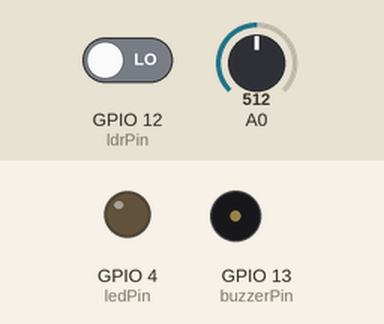
A sketch run on a simulated ESP8266 (NodeMCU). Shown: output pins drawn as LEDs (lit = HIGH), buzzer (waves = sounding). Dashed ring = blinking. The inputs (shaded band) are chosen by the test bench; at power-on: GPIO 12 (ldrPin) LOW, A0 = 512. WiFi joins after 1.5 s; servers stay silent unless stated; what the sketch prints to the serial monitor is not drawn.

Above: at 3.0 s.
3.1 s: GPIO 12 (ldrPin) driven HIGH
At 3.25 s:
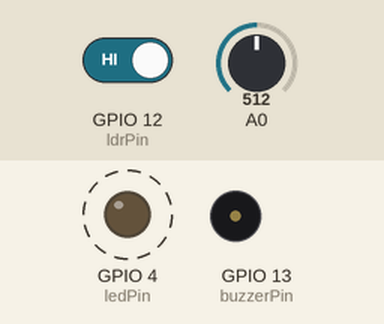
Timing chart, 0 to 12.1 s (numbered marks = the images above; inputs shaded):
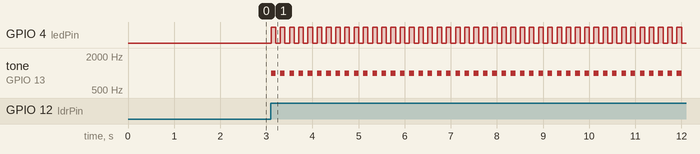

Measured:
- after the input at 3.1 s, GPIO 4 (ledPin): alternates HIGH for 0.10 s and LOW for 0.10 s, starting at once; tone on GPIO 13 (buzzerPin): alternates 1000 Hz for 0.10 s and silent for 0.10 s, starting at once

The sketch:

LaserSecurity_arduinoCode.ino
```cpp
#define BLYNK_PRINT Serial
#include <ESP8266WiFi.h>
#include <BlynkSimpleEsp8266.h>

char auth[] = "auth_key";


char ssid[] = "name";
char pass[] =  "password";

int ledPin = 4;
int buzzerPin = 13;
int ldrPin = 12;
WidgetLED led1(V1);
WidgetLED led2(V2);
WidgetLED led3(V3);

void setup ()
{
  Serial.begin(9600);
  Blynk.begin(auth, ssid, pass);
  pinMode(ledPin, OUTPUT);
  pinMode(buzzerPin, OUTPUT);
  led1.on();
}


void sendEmail()
{

  String body = String("Laser Breached!!!");
  Blynk.email("user@gmail.com", "Subject: Alert", body);
}

// Notification
void notification()
{

  Blynk.notify("Laser is breached!!!");
}

void loop()
{

  int ldrStatus = analogRead(ldrPin);
  int i=0;
  if(digitalRead(ldrPin))
  {
    led1.off();
    led2.on();
    led3.on();
    sendEmail();
    notification();
    a:

      tone(buzzerPin, 1000);
      digitalWrite(ledPin, HIGH);
      delay(100);
      noTone(buzzerPin);
      digitalWrite(ledPin, LOW);
      delay(100);
      i++;
      if(i<50)
      {
        goto a;
      }
    Serial.println("------ ALARM ACTIVATED-------");
  }
  else
  {
    led2.off();
    led1.on();
    noTone(buzzerPin);
    digitalWrite(ledPin, LOW);
    Serial.println("ALARM DEACTIVATED");
  }
  Blynk.run();
}
```
